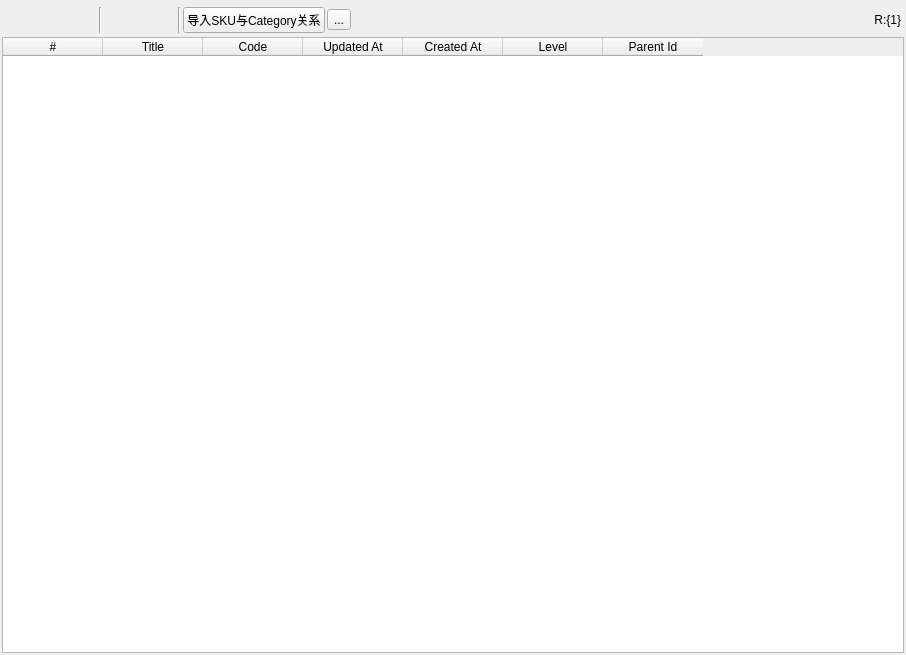
<?xml version="1.0" encoding="UTF-8"?>
<ui version="4.0">
 <class>CategoryForm</class>
 <widget class="QWidget" name="CategoryForm">
  <property name="geometry">
   <rect>
    <x>0</x>
    <y>0</y>
    <width>906</width>
    <height>655</height>
   </rect>
  </property>
  <property name="windowTitle">
   <string>Category List</string>
  </property>
  <layout class="QVBoxLayout" name="vlCategoryForm" stretch="0,1">
   <property name="spacing">
    <number>3</number>
   </property>
   <property name="leftMargin">
    <number>2</number>
   </property>
   <property name="topMargin">
    <number>6</number>
   </property>
   <property name="rightMargin">
    <number>2</number>
   </property>
   <property name="bottomMargin">
    <number>2</number>
   </property>
   <item>
    <widget class="QWidget" name="productToolBar" native="true">
     <property name="sizePolicy">
      <sizepolicy hsizetype="Preferred" vsizetype="Preferred">
       <horstretch>0</horstretch>
       <verstretch>0</verstretch>
      </sizepolicy>
     </property>
     <property name="minimumSize">
      <size>
       <width>0</width>
       <height>26</height>
      </size>
     </property>
     <property name="inputMethodHints">
      <set>Qt::ImhNone</set>
     </property>
     <layout class="QHBoxLayout" name="hlReportToolBar" stretch="0,0,0,0,0,0,0,0,0,0,0,0,0">
      <property name="spacing">
       <number>2</number>
      </property>
      <property name="sizeConstraint">
       <enum>QLayout::SetDefaultConstraint</enum>
      </property>
      <property name="leftMargin">
       <number>1</number>
      </property>
      <property name="topMargin">
       <number>1</number>
      </property>
      <property name="rightMargin">
       <number>1</number>
      </property>
      <property name="bottomMargin">
       <number>1</number>
      </property>
      <item>
       <widget class="QToolButton" name="tbRefresh">
        <property name="minimumSize">
         <size>
          <width>22</width>
          <height>22</height>
         </size>
        </property>
        <property name="maximumSize">
         <size>
          <width>22</width>
          <height>22</height>
         </size>
        </property>
        <property name="styleSheet">
         <string notr="true"/>
        </property>
        <property name="text">
         <string/>
        </property>
        <property name="icon">
         <iconset resource="../resource/icons.qrc">
          <normaloff>:/button/images/svg/sync-alt-solid.svg</normaloff>:/button/images/svg/sync-alt-solid.svg</iconset>
        </property>
        <property name="autoRaise">
         <bool>true</bool>
        </property>
       </widget>
      </item>
      <item>
       <widget class="QToolButton" name="tbSelection">
        <property name="minimumSize">
         <size>
          <width>22</width>
          <height>22</height>
         </size>
        </property>
        <property name="maximumSize">
         <size>
          <width>22</width>
          <height>22</height>
         </size>
        </property>
        <property name="text">
         <string/>
        </property>
        <property name="icon">
         <iconset resource="../resource/icons.qrc">
          <normaloff>:/button/images/svg/check-solid.svg</normaloff>:/button/images/svg/check-solid.svg</iconset>
        </property>
        <property name="autoRaise">
         <bool>true</bool>
        </property>
       </widget>
      </item>
      <item>
       <widget class="QToolButton" name="tbUnselection">
        <property name="minimumSize">
         <size>
          <width>22</width>
          <height>22</height>
         </size>
        </property>
        <property name="maximumSize">
         <size>
          <width>22</width>
          <height>22</height>
         </size>
        </property>
        <property name="text">
         <string/>
        </property>
        <property name="icon">
         <iconset resource="../resource/icons.qrc">
          <normaloff>:/button/images/svg/times-solid.svg</normaloff>:/button/images/svg/times-solid.svg</iconset>
        </property>
        <property name="autoRaise">
         <bool>true</bool>
        </property>
       </widget>
      </item>
      <item>
       <widget class="QToolButton" name="tbInvertSelection">
        <property name="minimumSize">
         <size>
          <width>22</width>
          <height>22</height>
         </size>
        </property>
        <property name="maximumSize">
         <size>
          <width>22</width>
          <height>22</height>
         </size>
        </property>
        <property name="text">
         <string/>
        </property>
        <property name="icon">
         <iconset resource="../resource/icons.qrc">
          <normaloff>:/button/images/svg/retweet-solid.svg</normaloff>:/button/images/svg/retweet-solid.svg</iconset>
        </property>
        <property name="autoRaise">
         <bool>true</bool>
        </property>
       </widget>
      </item>
      <item>
       <widget class="Line" name="line_2">
        <property name="orientation">
         <enum>Qt::Vertical</enum>
        </property>
       </widget>
      </item>
      <item>
       <widget class="QToolButton" name="tbSearch">
        <property name="minimumSize">
         <size>
          <width>22</width>
          <height>22</height>
         </size>
        </property>
        <property name="maximumSize">
         <size>
          <width>50</width>
          <height>50</height>
         </size>
        </property>
        <property name="text">
         <string/>
        </property>
        <property name="icon">
         <iconset resource="../resource/icons.qrc">
          <normaloff>:/button/images/svg/search-solid.svg</normaloff>:/button/images/svg/search-solid.svg</iconset>
        </property>
        <property name="autoExclusive">
         <bool>false</bool>
        </property>
        <property name="popupMode">
         <enum>QToolButton::InstantPopup</enum>
        </property>
        <property name="toolButtonStyle">
         <enum>Qt::ToolButtonIconOnly</enum>
        </property>
        <property name="autoRaise">
         <bool>true</bool>
        </property>
        <property name="arrowType">
         <enum>Qt::NoArrow</enum>
        </property>
       </widget>
      </item>
      <item>
       <widget class="QToolButton" name="tbInputCsv">
        <property name="minimumSize">
         <size>
          <width>22</width>
          <height>22</height>
         </size>
        </property>
        <property name="maximumSize">
         <size>
          <width>22</width>
          <height>22</height>
         </size>
        </property>
        <property name="text">
         <string/>
        </property>
        <property name="icon">
         <iconset resource="../resource/icons.qrc">
          <normaloff>:/button/images/svg/file-import-solid.svg</normaloff>:/button/images/svg/file-import-solid.svg</iconset>
        </property>
        <property name="autoRaise">
         <bool>true</bool>
        </property>
       </widget>
      </item>
      <item>
       <widget class="QToolButton" name="tbDelete">
        <property name="minimumSize">
         <size>
          <width>22</width>
          <height>22</height>
         </size>
        </property>
        <property name="maximumSize">
         <size>
          <width>22</width>
          <height>22</height>
         </size>
        </property>
        <property name="text">
         <string/>
        </property>
        <property name="icon">
         <iconset resource="../resource/icons.qrc">
          <normaloff>:/button/images/svg/times-circle-solid.svg</normaloff>:/button/images/svg/times-circle-solid.svg</iconset>
        </property>
        <property name="autoRaise">
         <bool>true</bool>
        </property>
       </widget>
      </item>
      <item>
       <widget class="Line" name="line">
        <property name="orientation">
         <enum>Qt::Vertical</enum>
        </property>
       </widget>
      </item>
      <item>
       <widget class="QPushButton" name="pushButton">
        <property name="text">
         <string>导入SKU与Category关系</string>
        </property>
       </widget>
      </item>
      <item>
       <widget class="QToolButton" name="tbActionLog">
        <property name="text">
         <string>...</string>
        </property>
        <property name="icon">
         <iconset resource="../resource/icons.qrc">
          <normaloff>:/button/images/button/history.png</normaloff>:/button/images/button/history.png</iconset>
        </property>
       </widget>
      </item>
      <item>
       <widget class="QLabel" name="lbPagerInfo">
        <property name="sizePolicy">
         <sizepolicy hsizetype="MinimumExpanding" vsizetype="Preferred">
          <horstretch>0</horstretch>
          <verstretch>0</verstretch>
         </sizepolicy>
        </property>
        <property name="text">
         <string>R:{1}</string>
        </property>
        <property name="alignment">
         <set>Qt::AlignRight|Qt::AlignTrailing|Qt::AlignVCenter</set>
        </property>
       </widget>
      </item>
      <item>
       <widget class="QWidget" name="widget_2" native="true"/>
      </item>
     </layout>
    </widget>
   </item>
   <item>
    <widget class="QTableWidget" name="twProductCategoryList">
     <property name="editTriggers">
      <set>QAbstractItemView::NoEditTriggers</set>
     </property>
     <property name="selectionMode">
      <enum>QAbstractItemView::MultiSelection</enum>
     </property>
     <property name="selectionBehavior">
      <enum>QAbstractItemView::SelectRows</enum>
     </property>
     <property name="sortingEnabled">
      <bool>true</bool>
     </property>
     <attribute name="horizontalHeaderHighlightSections">
      <bool>false</bool>
     </attribute>
     <column>
      <property name="text">
       <string>#</string>
      </property>
     </column>
     <column>
      <property name="text">
       <string>Title</string>
      </property>
     </column>
     <column>
      <property name="text">
       <string>Code</string>
      </property>
     </column>
     <column>
      <property name="text">
       <string>Updated At</string>
      </property>
     </column>
     <column>
      <property name="text">
       <string>Created At</string>
      </property>
     </column>
     <column>
      <property name="text">
       <string>Level</string>
      </property>
     </column>
     <column>
      <property name="text">
       <string>Parent Id</string>
      </property>
     </column>
    </widget>
   </item>
  </layout>
 </widget>
 <resources>
  <include location="../resource/icons.qrc"/>
 </resources>
 <connections/>
</ui>
